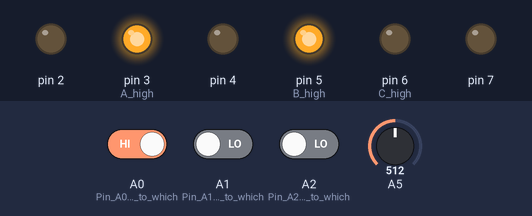
Bench run of a sketch on a simulated Arduino Uno, built with avr-gcc and run on an emulated ATmega328P. Parts: output pins drawn as LEDs (lit = HIGH). Inputs (shaded band) come from the test bench; at power-on: A0 (Pin_A0_is_input_to_which) HIGH, A2 (Pin_A2_is_input_to_which) LOW, A1 (Pin_A1_is_input_to_which) LOW, A5 = 512. What the sketch prints to the serial monitor is not drawn.

Above: at 1.2 s.
1.3 s: A0 (Pin_A0_is_input_to_which) driven LOW
At 2.5 s:
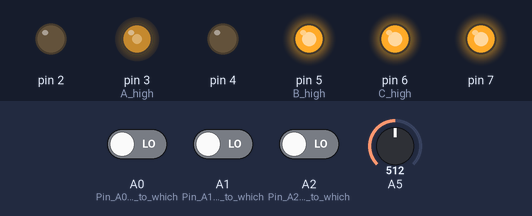
2.8 s: A2 (Pin_A2_is_input_to_which) driven HIGH
At 3.6 s:
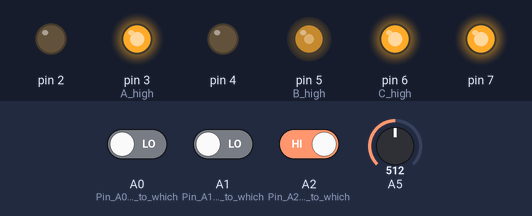
4.3 s: A1 (Pin_A1_is_input_to_which) driven HIGH
At 4.8 s:
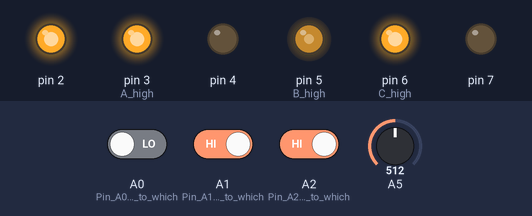
5.8 s: A0 (Pin_A0_is_input_to_which) driven HIGH
At 7.0 s:
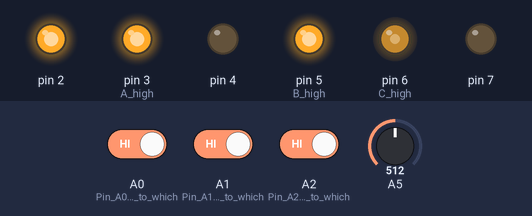
7.3 s: A2 (Pin_A2_is_input_to_which) driven LOW
At 8.3 s:
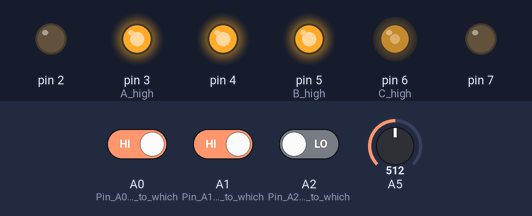
8.8 s: A1 (Pin_A1_is_input_to_which) driven LOW
At 9.4 s:
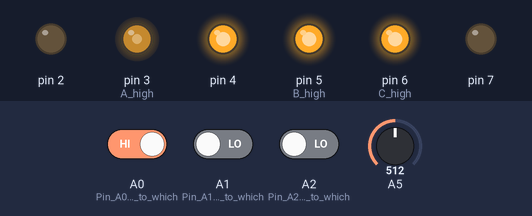
Timing chart, 0 to 11.3 s (numbered marks = the images above; inputs shaded):
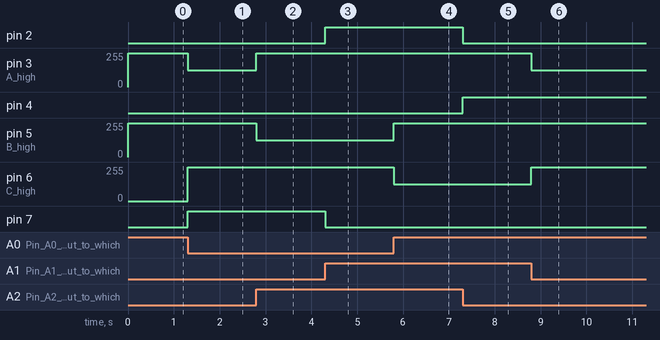

The sketch:

NewMotorIntegrated.ino
```cpp
//This variable takes our value from


volatile int A, B, C;

//Variables for our PWM shit :)
int dutyCycle;
int dutyRaw;
int offPwm = 255;
double dutyCyclePercentage;

//Moshe, since you can't seem to get this through your fucking thick skull. Wire things properly. You just spent hours on having A_high in port 2 instead of 3
//The only pwm pins are 2,5,6

//H Bridge inputs
int A_low  = 2;
int A_high = 3;

int B_low  = 4;
int B_high = 5;

int C_high = 6;
int C_low  = 7;

  //A Low   2
  //A High  3

  //B Low   4
  //B High  5

  //C High  6
  //C Low   7


void setup()
{
  Serial.begin(9600);
  Serial.println("Boe");

  DDRD = B11111100;  // sets Arduino pins 2 - 7 as outputs
  //Initialize all inputs as off
  PORTD = B0101000;

  //Initialize our duty cycle as 0%
  //Remember we are switching the P Mosfets high so these are active
  dutyCycle = 0;

  //We need to increase the frequency on the PWM pins so let us do that
  //Timers 0 controls Pins 5 and 6
  TCCR0B = TCCR0B & B11111000 | B00000010;    // set timer 0 divisor to     8 for PWM frequency of  7812.50 Hz

  //Timer 2 controls pin 3
  TCCR2B = TCCR2B & B11111000 | B00000001;    // set timer 2 divisor to     1 for PWM frequency of 31372.55 Hz


  InitialiseIO();
  InitialiseInterrupt();
}

void loop() {

  dutyCycle = 255 - ((255.0/1023.0)*analogRead(A5));
  //Serial.print("\n");
  //Serial.print(dutyCycle);

}

void InitialiseIO(){
  pinMode(A0, INPUT);	   // Pin A0 is input to which a switch is connected
  pinMode(A1, INPUT);	   // Pin A1 is input to which a switch is connected
  pinMode(A2, INPUT);	   // Pin A2 is input to which a switch is connected

}

void InitialiseInterrupt(){
  cli();		// switch interrupts off while messing with their settings
  PCICR =0x02;          // Enable PCINT1 interrupt
  PCMSK1 = 0b00000111;
  sei();		// turn interrupts back on
}

ISR(PCINT1_vect) {    // Interrupt service routine. Every single PCINT8..14 (=ADC0..5) change
            // will generate an interrupt: but this will always be the same interrupt routine


  A = digitalRead(A0);
  B = digitalRead(A1);
  C = digitalRead(A2);

  //We need to add some code to read Alex's value
  //We are going to read a value on our analog pin
  //We will need to assign this value to our dutyCycle

  //int sensorValue = analogRead(A5);
  //float voltage = sensorValue *(5.0/1023.0);
  //We need to scale this voltage then to a max value of 255
  //dutyCycle = voltage*51;


//The phases are changed around a little for hall sensor values but the commutation is the same per phase


  //A Low   2
  //A High  3

  //B Low   4
  //B High  5

  //C High  6
  //C Low   7

    if((A == 0) && (B == 1) && (C == 1))
  {
   //Serial.print("Phase 1 \n");
   //B high, A low
   PORTD = B01001100;
   analogWrite(B_high, dutyCycle);
  }

   else if((A == 1) && (B == 1) && (C == 1))
  {
   //Serial.print("Phase 2 \n");
   //C high, A low
   analogWrite(B_high,offPwm);
   PORTD = B00101100;
   analogWrite(C_high,dutyCycle);

  }

   else if((A == 1) && (B == 1) && (C == 0))
  {
  //Serial.print("Phase 3 \n");
  //C high, B Low
  PORTD = B00111000;
  analogWrite(C_high,dutyCycle);
  }

   else if((A == 1) && (B == 0) && (C == 0))
  {
   //Serial.print("Phase 4 \n");
   //A high, B Low
   analogWrite(C_high,offPwm);
   PORTD = B01110000;
   analogWrite(A_high, dutyCycle);
  }

   else if((A == 0) && (B == 0) && (C == 0))
  {
  //Serial.print("Phase 5 \n");
   //A high, C low
   PORTD = B11100000;
   analogWrite(A_high, dutyCycle);
  }

   else if((A == 0) && (B == 0) && (C == 1))
  {
  //Serial.print("Phase 6 \n");
   //B High, C Low
   analogWrite(A_high, offPwm);
   PORTD = B11001000;
   analogWrite(B_high, dutyCycle);
  }
  else
  {
   //Serial.print("WARNING; CATASTROPHIC FAILURE");
  }


}
```

Measured:
- after the input at 1.3 s, pin 3 (A_high): 255/255 → 127/255 at once; pin 6 (C_high): 0/255 → 255/255 at once; pin 7: LOW → HIGH at once
- after the input at 2.8 s, pin 3 (A_high): 127/255 → 255/255 at once; pin 5 (B_high): 255/255 → 127/255 at once
- after the input at 4.3 s, pin 2: LOW → HIGH at once; pin 7: HIGH → LOW at once
- after the input at 5.8 s, pin 5 (B_high): 127/255 → 255/255 at once; pin 6 (C_high): 255/255 → 127/255 at once
- after the input at 7.3 s, pin 2: HIGH → LOW at once; pin 4: LOW → HIGH at once
- after the input at 8.8 s, pin 3 (A_high): 255/255 → 127/255 at once; pin 6 (C_high): 127/255 → 255/255 at once
